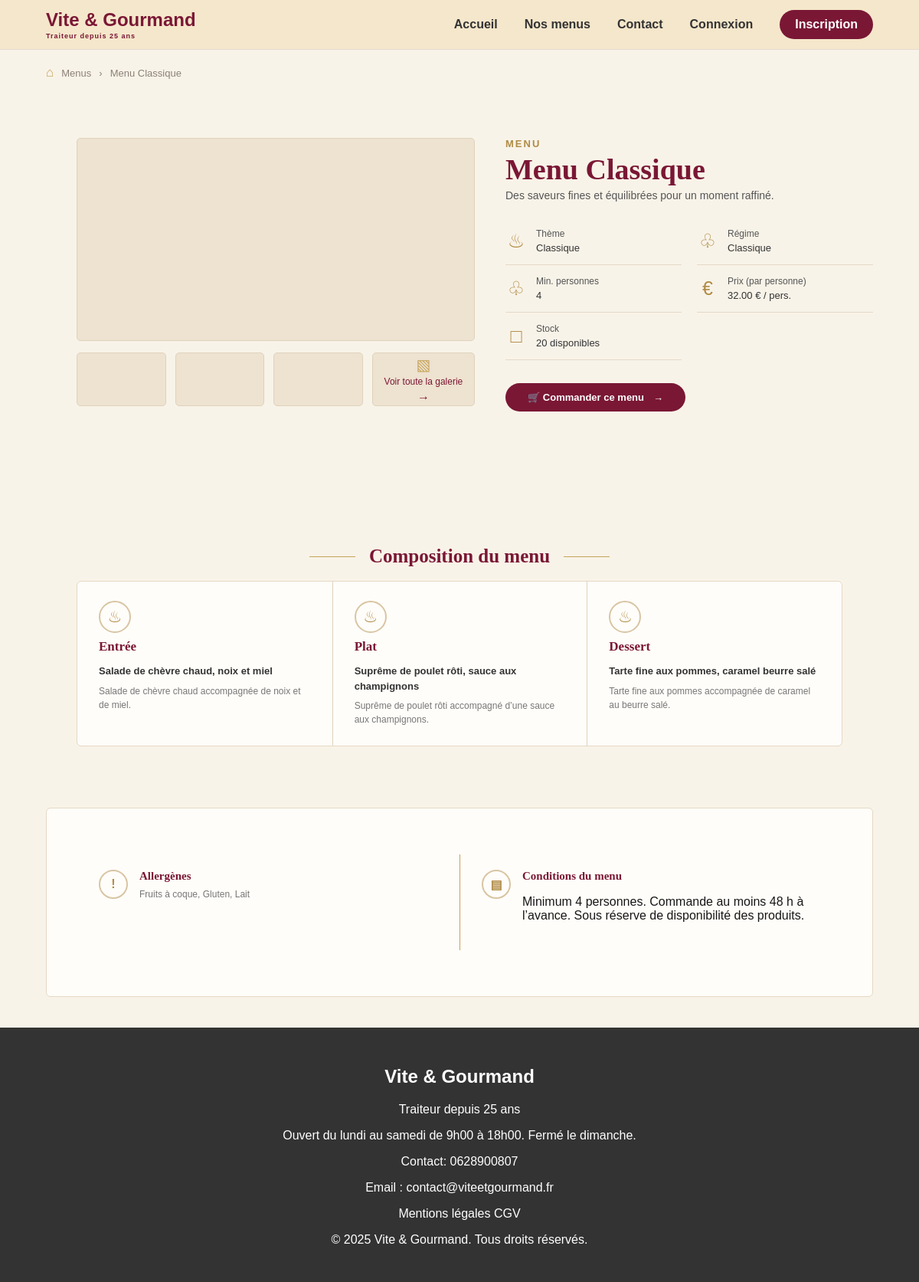
The page /View/Html/menu_details.php?id_menu=1 on the database its author committed.
### tables this page shows
CREATE TABLE Menu (
    id_menu INT PRIMARY KEY AUTO_INCREMENT,
    titre VARCHAR(100) NOT NULL,
    description TEXT NOT NULL,
    nombre_personnes_min INT NOT NULL,
    prix_par_personne DECIMAL(10,2) NOT NULL,
    conditions TEXT NOT NULL,
    stock_disponible INT NOT NULL,
    id_regime INT NOT NULL,
    id_theme INT NOT NULL,

    FOREIGN KEY (id_regime)
        REFERENCES Regime(id_regime)
        ON DELETE RESTRICT
        ON UPDATE CASCADE,

    FOREIGN KEY (id_theme)
        REFERENCES Theme(id_theme)
        ON DELETE RESTRICT
        ON UPDATE CASCADE
);

CREATE TABLE Theme (
    id_theme INT PRIMARY KEY AUTO_INCREMENT,
    libelle VARCHAR(100) NOT NULL UNIQUE
);

CREATE TABLE Regime (
    id_regime INT PRIMARY KEY AUTO_INCREMENT,
    libelle VARCHAR(100) NOT NULL UNIQUE
);

CREATE TABLE Plat (
    id_plat INT PRIMARY KEY AUTO_INCREMENT,
    titre VARCHAR(100) NOT NULL,
    description TEXT NOT NULL,
    type_plat VARCHAR(20) NOT NULL
);

### entity/Menu.php (called while the page is built, shortened)
<?php
class Menu
{
    private $titre;
    private $description;
    private $nombre_personnes_min;
    private $prix_par_personne;
    private $conditions;
    private $stock_disponible;
    public function __construct(
    $id_menu = null,
    $titre = null,
    $description = null,
    $nombre_personnes_min = null,
    $prix_par_personne = null,
    $conditions = null,
    $stock_disponible = null,
    $id_regime = null,
    $id_theme = null
) {
    $this->titre = $titre;
    $this->description = $description;
    $this->nombre_personnes_min = $nombre_personnes_min;
    $this->prix_par_personne = $prix_par_personne;
    $this->conditions = $conditions;
    $this->stock_disponible = $stock_disponible;
}
public function getTitre()
{
    return $this->titre;
}
public function getDescription()
{
    return $this->description;
}
public function getNombrePersonnesMin()
{
    return $this->nombre_personnes_min;
}
public function getPrixParPersonne()
{
    return $this->prix_par_personne;
}
public function getConditions()
{
    return $this->conditions;
}
public function getStockDisponible()
{
    return $this->stock_disponible;
}
}

### View/Html/menu_details.php (the view, shortened to what this page needs)
<?php
require_once 'includes/header.php';
require_once '../../config/database.php';
require_once '../../entity/Menu.php';
$requete = $pdo->prepare("
    SELECT
        Menu.*,
        Theme.libelle AS theme,
        Regime.libelle AS regime
    FROM Menu
    INNER JOIN Theme ON Menu.id_theme = Theme.id_theme
    INNER JOIN Regime ON Menu.id_regime = Regime.id_regime
    WHERE Menu.id_menu = :id_menu
");
$requete->execute([
    'id_menu' => $id_menu
]);
$donnees = $requete->fetch();
$menu = new Menu(
    $donnees['id_menu'],
    $donnees['titre'],
    $donnees['description'],
    $donnees['nombre_personnes_min'],
    $donnees['prix_par_personne'],
    $donnees['conditions'],
    $donnees['stock_disponible'],
    $donnees['id_regime'],
    $donnees['id_theme']
);
$requetePlats = $pdo->prepare("
    SELECT Plat.*
    FROM MenuPlat
    INNER JOIN Plat ON MenuPlat.id_plat = Plat.id_plat
    WHERE MenuPlat.id_menu = :id_menu
    ORDER BY FIELD(Plat.type_plat, 'Entrée', 'Plat', 'Dessert')
");
$requetePlats->execute([
    'id_menu' => $id_menu
]);
$plats = $requetePlats->fetchAll();
$requeteAllergenes = $pdo->prepare("
    SELECT DISTINCT Allergene.libelle
    FROM MenuPlat
    INNER JOIN Plat
        ON MenuPlat.id_plat = Plat.id_plat
    INNER JOIN PlatAllergene
        ON Plat.id_plat = PlatAllergene.id_plat
    INNER JOIN Allergene
        ON PlatAllergene.id_allergene = Allergene.id_allergene
    WHERE MenuPlat.id_menu = :id_menu
    ORDER BY Allergene.libelle
");
$requeteAllergenes->execute([
    'id_menu' => $id_menu
]);
$allergenes = $requeteAllergenes->fetchAll();
?>
<main class="page-menu-details">
    <div class="fil-ariane">
        <span>⌂</span>
        <span>Menus</span>
        <span>›</span>
        <span>Menu Classique</span>
    </div>
    <section class="menu-details-principal">
        <div class="menu-details-galerie">
            <div class="menu-image-principale">
            </div>
            <div class="menu-galerie-vignettes">
                <div class="menu-vignette">
                </div>
                <div class="menu-vignette">
                </div>
                <div class="menu-vignette">
                </div>
                <div class="menu-galerie-lien">
                    <span>▧</span>
                    <span>Voir toute la galerie</span>
                    <strong>→</strong>
                </div>
            </div>
        </div>
        <div class="menu-details-contenu">
            <p class="menu-details-label">MENU</p>
            <h1><?= $menu->getTitre(); ?></h1>
            <p class="menu-details-description">
                <?= $menu->getDescription()
                ?>
            </p>
            <div class="menu-details-informations">
                <div class="menu-info-item">
                    <span class="menu-info-icone">♨</span>
                    <div>
                        <span>Thème</span>
                        <strong><?= $donnees['theme']; ?></strong>
                    </div>
                </div>
                <div class="menu-info-item">
                    <span class="menu-info-icone">♧</span>
                    <div>
                        <span>Régime</span>
                        <strong><?= $donnees['regime']; ?></strong>
                    </div>
                </div>
                <div class="menu-info-item">
                    <span class="menu-info-icone">♧</span>
                    <div>
                        <span>Min. personnes</span>
                        <strong><?= $menu->getNombrePersonnesMin(); ?></strong>
                    </div>
                </div>
                <div class="menu-info-item">
                    <span class="menu-info-icone">€</span>
                    <div>
                        <span>Prix (par personne)</span>
                        <strong><?= $menu->getPrixParPersonne(); ?> € / pers.</strong>
                    </div>
                </div>
                <div class="menu-info-item">
                    <span class="menu-info-icone">□</span>
                    <div>
                        <span>Stock</span>
                        <strong><?= $menu->getStockDisponible(); ?> disponibles</strong>
                    </div>
                </div>
            </div>
            <div class="menu-details-action">
                <a href="#" class="bouton">
                    🛒 Commander ce menu
                    <span>→</span>
                </a>
            </div>
        </div>
    </section>
    <section class="menu-composition">
        <div class="menu-section-titre">
            <span></span>
            <h2>Composition du menu</h2>
            <span></span>
        </div>
        <div class="menu-plats">
            <?php foreach ($plats as $plat) : ?>
                <article class="menu-plat">
                    <div class="menu-plat-icone">
                        ♨
                    </div>
                    <h3><?= htmlspecialchars($plat['type_plat']); ?></h3>
                    <h4>
                        <?= htmlspecialchars($plat['titre']); ?>
                    </h4>
                    <p>
                        <?= htmlspecialchars($plat['description']); ?>
                    </p>
                </article>
            <?php endforeach; ?>
        </div>
    </section>
    <section class="menu-details-bas">
        <div class="menu-allergenes">
            <div class="menu-bas-icone">
                !
            </div>
            <div>
                <h3>Allergènes</h3>
                <p>
                    <?php foreach ($allergenes as $index => $allergene) : ?>
                        <?= htmlspecialchars($allergene['libelle']); ?><?= $index < count($allergenes) - 1 ? ', ' : ''; ?>
                    <?php endforeach; ?>
                </p>
            </div>
        </div>
        <div class="menu-conditions">
            <div class="menu-bas-icone">
                ▤
            </div>
            <div>
                <h3>Conditions du menu</h3>
                <p><?= $menu->getConditions(); ?></p>
            </div>
        </div>
    </section>
</main>
<?php require_once 'includes/footer.php'; ?>

### View/Html/includes/header.php (shortened to what this page needs)
<!DOCTYPE html>
<html lang="fr">
<head>
    <link rel="stylesheet" href="../Css/style.css">
</head>
<body>
    <header class="header">
        <div class="logo">
            <h1>Vite & Gourmand</h1>
            <p>Traiteur depuis 25 ans</p>
        </div>
        <nav class="navbar">
            <a href="../Html/index.php">Accueil</a>
            <a href="../Html/menus.php">Nos menus</a>
            <a href="../Html/contact.php">Contact</a>
            <a href="../Html/connexion.php">Connexion</a>
            <a href="../Html/inscription.php" class="btn-inscription">Inscription</a>
        </nav>
    </header>
    <main>

### View/Html/includes/footer.php (shortened to what this page needs)
    </main>
    <footer class="footer">
        <h2>Vite & Gourmand</h2>
        <p>
            Traiteur depuis 25 ans
        </p>
        <p>
        Ouvert du lundi au samedi de 9h00 à 18h00.
        Fermé le dimanche.
    </p>
    <p> Contact: 0628900807
    </p>
    <p> Email : contact@viteetgourmand.fr</p>
    <nav>
        <a href="mentions-legales.php">Mentions légales</a>
        <a href="cgv.php">CGV</a>
    </nav>
        <p>
            © 2025 Vite & Gourmand. Tous droits réservés.
        </p>
    </footer>
</body>
</html>

### rows shown on the page
menu: titre "Menu Classique", description "Des saveurs fines et équilibrées pour un moment raffiné.", id_theme.libelle "Classique", id_regime.libelle "Classique", nombre_personnes_min "4", prix_par_personne "32.00", stock_disponible "20", conditions "Minimum 4 personnes. Commande au moins 48 h à l’avance. Sous réserve de disponibilité des produits."
plat: type_plat "Entrée", titre "Salade de chèvre chaud, noix et miel", description "Salade de chèvre chaud accompagnée de noix et de miel."
plat: type_plat "Plat", titre "Suprême de poulet rôti, sauce aux champignons", description "Suprême de poulet rôti accompagné d’une sauce aux champignons."
plat: type_plat "Dessert", titre "Tarte fine aux pommes, caramel beurre salé", description "Tarte fine aux pommes accompagnée de caramel au beurre salé."

### other values the page prints
$allergene['libelle'] "Fruits à coque"
$allergene['libelle'] "Gluten"
$allergene['libelle'] "Lait"
